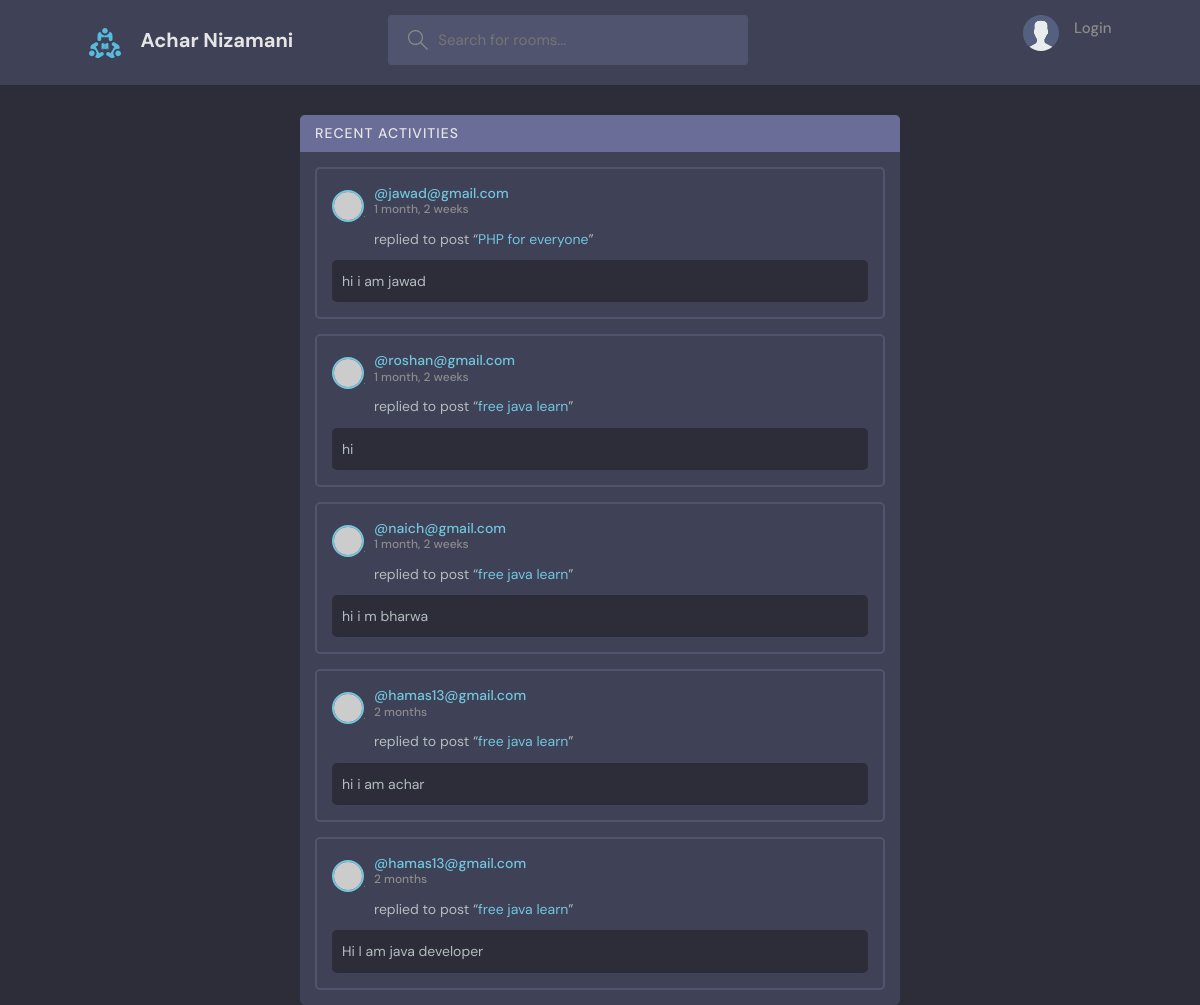
The page /activity/ on the database its author committed.
### base/models.py (models this page shows, shortened)
class Message(models.Model):
    user= models.ForeignKey(User, on_delete=models.CASCADE)
    room= models.ForeignKey(Room, on_delete=models.CASCADE)
    body= models.TextField()
    updated= models.DateTimeField(auto_now=True)
    created= models.DateTimeField(auto_now_add=True)
    class Meta:
         ordering = ['-updated', '-created']

class User(AbstractUser):
    name=models.CharField(max_length=50 ,null=True)
    username=models.CharField(unique=True,max_length=50 ,null=True)
    email=models.EmailField(unique=True, null=True)
    bio=models.TextField(null=True)
    avtar=models.ImageField(null=True, default='avatar.svg')
    USERNAME_FIELD='email'
    REQUIRED_FIELDS=['username']

class Room(models.Model):
    host = models.ForeignKey(User, on_delete=models.SET_NULL, null=True)
    topic = models.ForeignKey(Topic, on_delete=models.SET_NULL, null=True)
    name = models.CharField(max_length=200)
    admin = models.CharField(max_length=200)
    description = models.TextField(null=True, blank=True)
    participents = models.ManyToManyField(User, related_name='participents', blank=True)
    updated = models.DateTimeField(auto_now=True)
    created = models.DateTimeField(auto_now_add=True)
    class Meta:
        ordering = ['-updated', '-created']

### base/views.py (the view)
# urls.py: path('activity/', views.activityPage, name="activity"),
def activityPage(request):
    room_message = Message.objects.all()
    return render(request,"base/activity.html",{'room_message':room_message})

### base/templates/base/activity.html (shortened to what this page needs)
{% extends 'main_template.html' %} {% block content %}
<div class="activities2">
    <div class="activities__header">
        <h2>Recent Activities</h2>
    </div>
    {% for msg in room_message %}
    <div class="activities__box">
        <div class="activities__boxHeader roomListRoom__header">
            <a href="{% url 'user-profile' msg.user.id %}" class="roomListRoom__author">
                <div class="avatar avatar--small">
                    <img src="https://randomuser.me/api/portraits/women/11.jpg" />
                </div>
                <p>
                    @{{msg.user}}
                    <span>{{msg.created | timesince}}</span>
                </p>
            </a>
        </div>
        <div class="activities__boxContent">
            <p>replied to post “<a href="{% url 'room' msg.room.id %}">{{msg.room.name  }}</a>”</p>
            <div class="activities__boxRoomContent">
                {{msg.body}}
            </div>
        </div>
    </div>
    {% endfor %}
</div>
{% endblock %}

### static/styles/style1.css (style rules this page uses)
:root { --color-main: #71c6dd; --color-main-light: #e1f6fb; --color-dark: #3f4156; --color-dark-medium: #51546e; --color-dark-light: #696d97; --color-light: #e5e5e5; --color-gray: #8b8b8b; --color-light-gray: #b2bdbd; --color-bg: #2d2d39; --color-success: #5dd693; --color-error: #fc4b0b; }
* { font-family: "DM Sans", -apple-system, BlinkMacSystemFont, "Segoe UI", Roboto, Oxygen, Ubuntu, Cantarell, "Open Sans", "Helvetica Neue", sans-serif; margin: 0; padding: 0; box-sizing: border-box; text-rendering: optimizeLegibility; font-size: inherit; }
html { font-size: 56.25%; }
@media only screen and (min-width: 1200px) { html { font-size: 62.5%; } }
body { line-height: 1.6; font-weight: 400; font-size: 1.5rem; color: var(--color-light-gray); background-color: var(--color-bg); min-height: 100vh; }
img { width: 100%; }
a { display: inline-block; color: var(--color-main); text-decoration: none; }
.avatar { position: relative; display: inline-block; border-radius: 50%; border: 2px solid var(--color-main); }
.avatar img { display: block; border-radius: 50%; object-fit: cover; object-position: center; }
.avatar::after { content: ""; display: block; position: absolute; background-color: var(--color-gray); z-index: 111; border-radius: 50%; border: 0.3rem solid var(--color-dark); }
.avatar.avatar--small img { width: 2.8rem; height: 2.8rem; }
.avatar.avatar--small:after { width: 0.7rem; height: 0.7rem; bottom: 0px; right: -6px; }
.roomListRoom__header { display: flex; justify-content: space-between; align-items: center; }
.roomListRoom__author { font-weight: 500; display: flex; align-items: center; gap: 1rem; }
.activities,.activities2 { background: var(--color-dark); border-radius: 5px; overflow: hidden; }
.activities__header h2 { background-color: var(--color-dark-light); text-transform: uppercase; font-weight: 500; padding: 1rem 1.5rem; color: var(--color-light); letter-spacing: 1px; font-size: 1.4rem; }
.activities__box { margin: 1.5rem; padding: 1.5rem; border: 2px solid var(--color-dark-medium); border-radius: 5px; }
.activities__boxHeader p { font-size: 1.4rem; line-height: 1.3; }
.activities__boxHeader p span { color: var(--color-gray); font-size: 1.2rem; display: block; }
.activities__boxContent { margin-left: 4.2rem; }
.activities__boxContent { font-size: 1.4rem; }
.activities__boxRoomContent { background: var(--color-bg); padding: 1rem; border-radius: 5px; margin-top: 1rem; margin-left: -4.2rem; }
.activities2 { margin: auto; margin-top: 30px; width: 50%; }

### rows shown on the page
Message: user "jawad@gmail.com", created "1 month, 2 weeks", room.name "PHP for everyone", body "hi i am jawad"
Message: user "roshan@gmail.com", created "1 month, 2 weeks", room.name "free java learn", body "hi"
Message: user "naich@gmail.com", created "1 month, 2 weeks", room.name "free java learn", body "hi i m bharwa"
Message: user "hamas13@gmail.com", created "2 months", room.name "free java learn", body "hi i am achar"
Message: user "hamas13@gmail.com", created "2 months", room.name "free java learn", body "Hi I am java developer"
